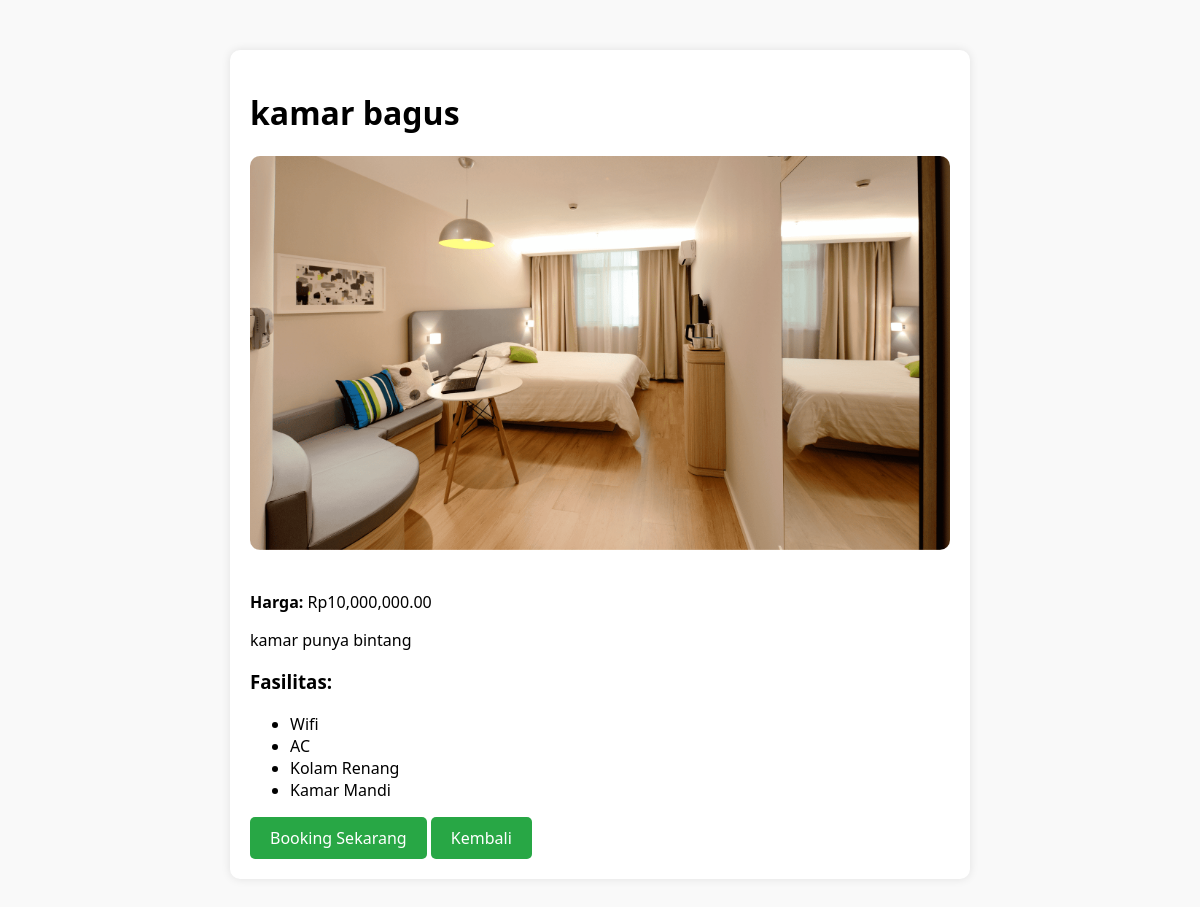
Page /kamar/5/ on the committed database.
### hotel/models.py (models this page shows, shortened)
class Kamar(models.Model):
    nama = models.CharField(max_length=100)
    harga = models.DecimalField(max_digits=10, decimal_places=2)
    deskripsi = models.TextField()
    fasilitas = models.TextField(blank=True, null=True)
    gambar = models.ImageField(upload_to='kamar/', blank=True, null=True)
    tersedia = models.BooleanField(default=True)
    stok = models.PositiveIntegerField(default=10)

### hotel/views.py (the view)
# urls.py: path('kamar/<int:kamar_id>/', views.detail_kamar, name='detail_kamar'),
def detail_kamar(request, kamar_id):
    kamar = get_object_or_404(Kamar, id=kamar_id)
    return render(request, 'detail_kamar.html', {'kamar': kamar})

### hotel/templates/detail_kamar.html (shortened to what this page needs)
<!DOCTYPE html>
<html lang="en">
<head>
</head>
<body>
    {% load humanize %}
 <div class="container">
 <h1>{{ kamar.nama }}</h1>
 {% if kamar.gambar %}
      <img src="{{ kamar.gambar.url }}" alt="{{ kamar.nama }}" class="kamar-img">
 {% endif %}
 <p><strong>Harga:</strong> Rp{{ kamar.harga|intcomma }}</p>
 <p>{{ kamar.deskripsi }}</p>
 {% if kamar.fasilitas %}
    <h3>Fasilitas:</h3>
    <ul>
        {% for fasilitas in kamar.fasilitas.splitlines %}
            <li>{{ fasilitas }}</li>
        {% endfor %}
    </ul>
{% else %}
    <p><em>Belum ada informasi fasilitas.</em></p>
{% endif %}
 <a href="{% url 'hotel:booking' kamar.id %}" class="btn-booking">Booking Sekarang</a>
 <a href="{% url 'hotel:homepage' %}" class="btn-booking">Kembali</a>
 </div>
</body>
</html>

### hotel/templates/detail_kamar.html (style rules this page uses)
body { font-family: 'Segoe UI', Tahoma, Geneva, Verdana, sans-serif; background-color: #f9f9f9; margin: 0; padding: 20px; }
.container { max-width: 700px; margin: 30px auto; background-color: white; box-shadow: 0 0 10px rgba(0, 0, 0, 0.1); padding: 20px; border-radius: 10px; }
.kamar-img { width: 100%; max-height: 400px; object-fit: cover; border-radius: 10px; margin-bottom: 20px; }
.btn-booking { display: inline-block; padding: 10px 20px; background-color: #28a745; color: white; text-decoration: none; border-radius: 5px; transition: background-color 0.3s ease; }

### rows in the picture
Kamar: nama "kamar bagus", gambar (picture), harga "10,000,000.00", deskripsi "kamar punya bintang"

### other values in the picture
{{ fasilitas }} "Wifi" "AC" "Kolam Renang" "Kamar Mandi"
